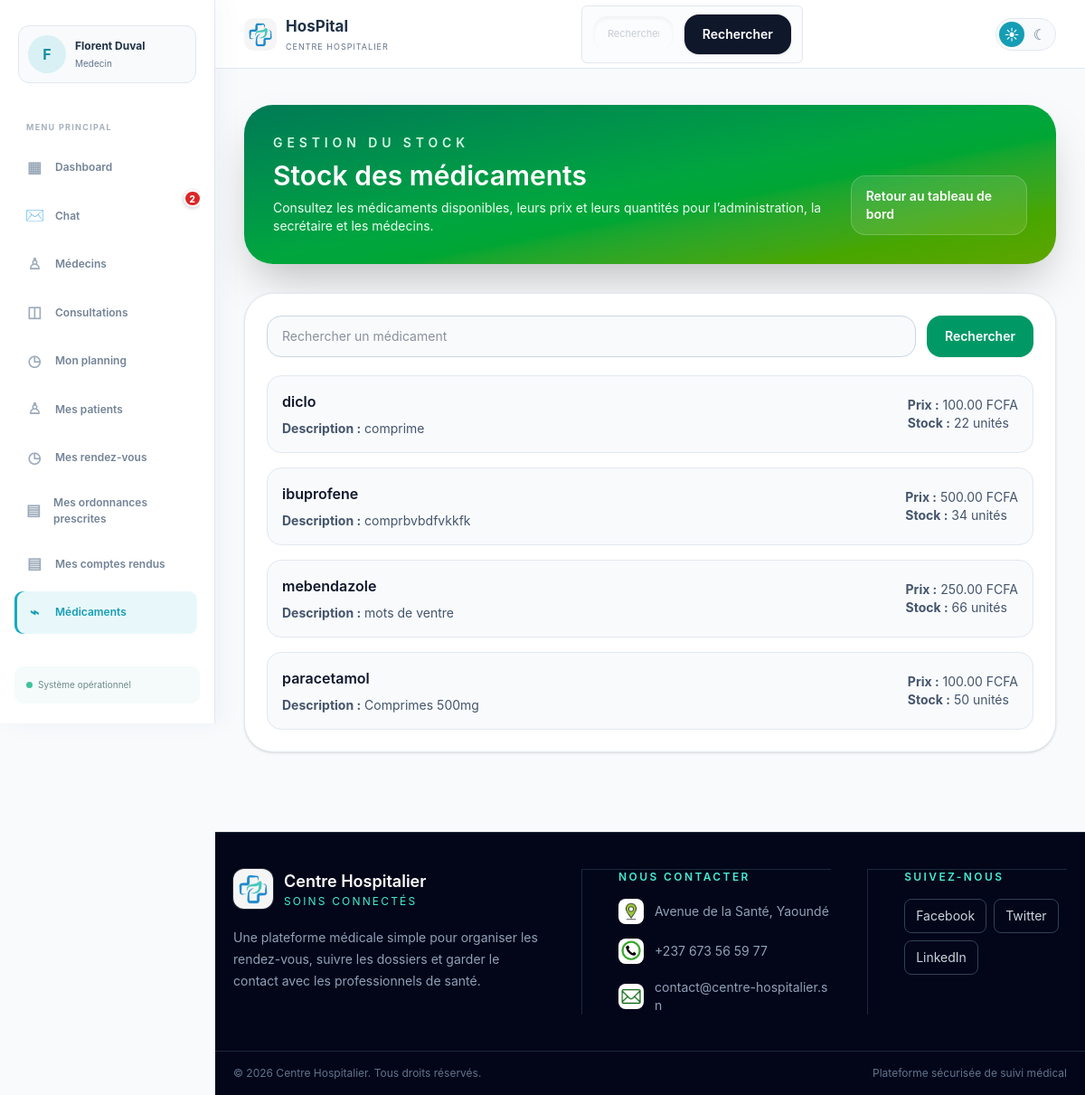
/stock-medicaments/ (signed in), run on an earlier commit of the app's database.
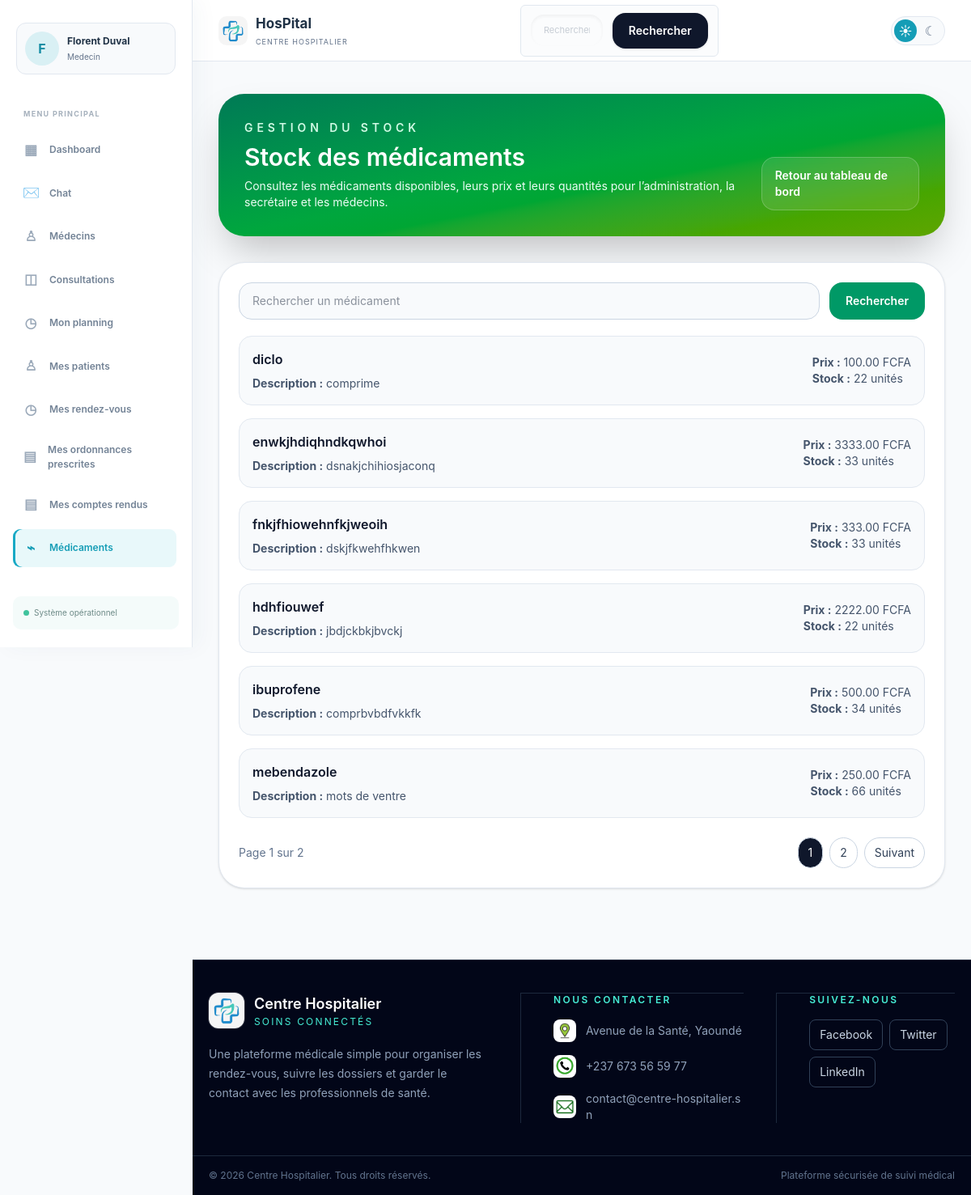
And on a later commit of the database.
### hopital/models.py (models this page shows, shortened)
class Medicament(models.Model):
    nom = models.CharField(max_length=200)
    description = models.TextField()
    prix = models.DecimalField(max_digits=10, decimal_places=2)
    quantite_disponible = models.IntegerField(default=0)

### hopital/views.py (the view, shortened to what this page needs)
# urls.py: path('stock-medicaments/', stock_medicaments, name='stock_medicaments'),
@login_required
def stock_medicaments(request):
    if request.user.role not in ['admin', 'secretaire', 'medecin']:
        return redirect('hboard')
    search_query = request.GET.get('q', '').strip()
    stock_message = None
    stock_errors = []
    medicaments = Medicament.objects.all().order_by('nom')
    if search_query:
        medicaments = medicaments.filter(Q(nom__icontains=search_query) | Q(description__icontains=search_query))
    medicaments, extra_query = paginate_queryset(request, medicaments, 6, page_param='page_medicaments')
    return render(request, 'stock-medicaments.html', {
        'medicaments': medicaments,
        'search_query': search_query,
        'stock_message': stock_message,
        'stock_errors': stock_errors,
        'user_role': request.user.role,
        'extra_query_medicaments': extra_query,
        'page_param_medicaments': 'page_medicaments',
    })

### hopital/context_processors.py (called while the page is built)
def chat_notifications(request):
    if not request.user.is_authenticated:
        return {'unread_chat_count': 0}
    return {
        'unread_chat_count': ChatMessage.objects.filter(
            receiver=request.user,
            is_read=False,
        ).count(),
    }

### hopital/utils.py (called while the page is built)
def paginate_queryset(request, queryset, per_page=6, page_param='page'):
    paginator = Paginator(queryset, per_page)
    page_number = request.GET.get(page_param, 1)
    try:
        page_obj = paginator.page(page_number)
    except PageNotAnInteger:
        page_obj = paginator.page(1)
    except EmptyPage:
        page_obj = paginator.page(paginator.num_pages)
    extra_query = get_query_string(request, exclude=[page_param])
    return page_obj, extra_query

def get_query_string(request, exclude=None):
    params = request.GET.copy()
    exclude = exclude or []
    for key in exclude:
        params.pop(key, None)
    return params.urlencode()

### hopital/templates/stock-medicaments.html (shortened to what this page needs)
{% load static %}
<!DOCTYPE html>
<html lang="fr">
<head>
    <link rel="stylesheet" href="{% static 'css/hboard.css' %}">
    <script src="https://cdn.jsdelivr.net/npm/@tailwindcss/browser@4"></script>
    <link href="./output.css" rel="stylesheet">
</head>
<body class="min-h-screen bg-slate-50 text-slate-800">
    {% include 'header.html' %}
    <main class="mx-auto max-w-7xl px-6 py-10 lg:px-8">
        <section class="rounded-[2rem] bg-gradient-to-br from-emerald-700 via-green-600 to-lime-600 p-8 text-white shadow-2xl">
            <div class="flex flex-col gap-4 lg:flex-row lg:items-end lg:justify-between">
                <div>
                    <p class="text-sm font-semibold uppercase tracking-[0.35em] text-emerald-100">Gestion du stock</p>
                    <h1 class="mt-2 text-3xl font-semibold">Stock des médicaments</h1>
                    <p class="mt-2 max-w-2xl text-sm text-emerald-50">Consultez les médicaments disponibles, leurs prix et leurs quantités pour l’administration, la secrétaire et les médecins.</p>
                </div>
                <a href="{% url 'hboard' %}" class="rounded-2xl border border-white/20 bg-white/10 px-4 py-3 backdrop-blur text-sm font-semibold">Retour au tableau de bord</a>
            </div>
        </section>
        <section class="mt-8 rounded-[2rem] border border-slate-200 bg-white p-6 shadow-sm">
            <form method="get" class="flex flex-col gap-3 sm:flex-row">
                <input type="text" name="q" value="{{ search_query|default:'' }}" placeholder="Rechercher un médicament" class="w-full rounded-2xl border border-slate-300 bg-slate-50 px-4 py-3 text-sm outline-none focus:border-emerald-500 focus:bg-white">
                <button type="submit" class="rounded-2xl bg-emerald-600 px-5 py-3 text-sm font-semibold text-white transition hover:bg-emerald-700">Rechercher</button>
            </form>
            {% if medicaments %}
            <div class="mt-5 space-y-4">
                {% for medicament in medicaments %}
                <div class="rounded-2xl border border-slate-200 bg-slate-50 p-4">
                    <div class="flex flex-col gap-2 md:flex-row md:items-center md:justify-between">
                        <div>
                            <p class="font-semibold text-slate-900">{{ medicament.nom }}</p>
                            <p class="mt-2 text-sm text-slate-600"><strong>Description :</strong> {{ medicament.description|default:'Aucune description' }}</p>
                        </div>
                        <div class="text-sm text-slate-600">
                            <p><strong>Prix :</strong> {{ medicament.prix }} FCFA</p>
                            <p><strong>Stock :</strong> {{ medicament.quantite_disponible|default:0 }} unités</p>
                        </div>
                    </div>
                </div>
                {% endfor %}
            </div>
            {% include 'pagination.html' with page_obj=medicaments extra_query=extra_query_medicaments page_param=page_param_medicaments %}
            {% else %}
            <p class="mt-4 text-sm text-slate-500">Aucun médicament en stock.</p>
            {% endif %}
        </section>
    </main>
    {% include 'footer.html' %}
</body>
</html>

### hopital/templates/header.html (shortened to what the changed rows need)
{% load static %}
<aside class="app-sidebar" id="app-sidebar" data-app-sidebar>
    <nav class="app-sidebar-nav" aria-label="Navigation principale">
        <a class="app-nav-link chat-nav-link {% if request.resolver_match.url_name == 'chat_inbox' or request.resolver_match.url_name == 'chat_with_doctor' %}is-active{% endif %}" href="{% url 'chat_inbox' %}"><span class="chat-icon" aria-hidden="true">✉</span><span class="app-nav-link-label">Chat</span>{% if unread_chat_count %}<strong class="chat-unread-badge" aria-label="{{ unread_chat_count }} message(s) non lu(s)">{% if unread_chat_count > 99 %}99+{% else %}{{ unread_chat_count }}{% endif %}</strong>{% endif %}</a>
    </nav>
</aside>

What changed in the data, as far as the page shows it:
no longer on this page (row unchanged): Medicament: nom "paracetamol", description "Comprimes 500mg", prix "100.00", quantite_disponible "50"
added Medicament: nom "enwkjhdiqhndkqwhoi", description "dsnakjchihiosjaconq", prix "3333.00", quantite_disponible "33"
added Medicament: nom "fnkjfhiowehnfkjweoih", description "dskjfkwehfhkwen", prix "333.00", quantite_disponible "33"
added Medicament: nom "hdhfiouwef", description "jbdjckbkjbvckj", prix "2222.00", quantite_disponible "22"
Also different on the page:
{{ page_obj.number }}: (not shown) → "1"
{{ page_obj.paginator.num_pages }}: (not shown) → "2"
{{ unread_chat_count }}: "2" → (not shown)
text now shown: "Page sur Suivant"
new list line: "1"
new list line: "2"
